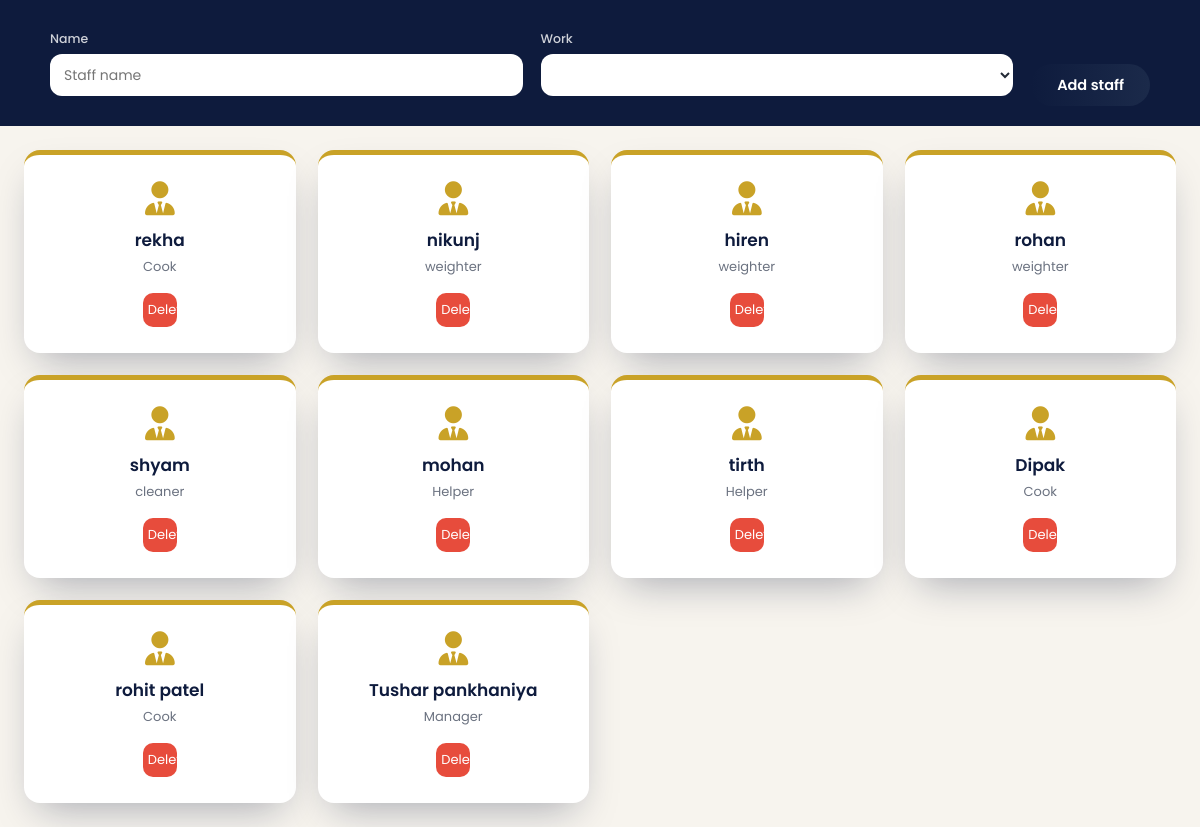
/admin/staff.php (signed in), run on the app's committed database.
### tables this page shows
CREATE TABLE `staff` (
  `id` int(30) NOT NULL,
  `name` varchar(30) NOT NULL,
  `work` varchar(30) NOT NULL
);

### config.php (called while the page is built, shortened)
<?php
function db(): mysqli
{
    static $conn = null;
    if ($conn === null) {
        try {
            $conn = new mysqli(DB_HOST, DB_USER, DB_PASS, DB_NAME);
            $conn->set_charset('utf8mb4');
        } catch (mysqli_sql_exception $e) {
            http_response_code(500);
            exit('Database connection failed. Please check config.php settings.');
        }
    }
    return $conn;
}

### includes/helpers.php (called while the page is built, shortened)
<?php
require_once __DIR__ . '/../config.php';
function e($value): string
{
    return htmlspecialchars((string) $value, ENT_QUOTES, 'UTF-8');
}
function run_query(string $sql, string $types = '', array $params = []): mysqli_stmt
{
    $stmt = db()->prepare($sql);
    if (!$stmt->execute()) {
        throw new RuntimeException('Query execution failed. ' . $stmt->error);
    }
    return $stmt;
}
function fetch_all(string $sql, string $types = '', array $params = []): array
{
    $stmt = run_query($sql, $types, $params);
    $rows = $stmt->get_result()->fetch_all(MYSQLI_ASSOC);
    return $rows !== false ? $rows : [];
}

### admin/staff.php (the view, shortened to what this page needs)
<?php
require_once __DIR__ . '/../includes/helpers.php';
$staffList = fetch_all('SELECT * FROM staff ORDER BY id DESC');
?>
<!DOCTYPE html>
<html lang="en">
<head>
    <link rel="stylesheet" href="./css/style.css">
    <link rel="stylesheet" href="https://cdnjs.cloudflare.com/ajax/libs/font-awesome/6.2.0/css/all.min.css"
 />
</head>
<body class="admin-page">
    <div class="addroomsection">
        <form action="" method="POST">
            <div class="field">
                <label for="staffname">Name</label>
                <input type="text" name="staffname" id="staffname" class="form-control" placeholder="Staff name" required>
            </div>
            <div class="field">
                <label for="staffwork">Work</label>
                <select name="staffwork" id="staffwork" class="form-control">
                    <option value="" selected disabled></option>
                    <option value="Manager">Manager</option>
                </select>
            </div>
            <button type="submit" class="btn-submit" name="addstaff">Add staff</button>
        </form>
    </div>
    <div class="room-grid">
        <?php foreach ($staffList as $row): ?>
            <div class="room-card tone-staff">
                <i class="fa-solid fa-user-tie icon-big"></i>
                <h3><?php echo e($row['name']); ?></h3>
                <p><?php echo e($row['work']); ?></p>
                <form action="./staffdelete.php" method="POST">
                    <button class="btn-mini btn-mini-danger" onclick="return confirm('Remove this staff member?')">
                        <i class="fa-solid fa-trash"></i> Delete
                    </button>
                </form>
            </div>
        <?php endforeach; ?>
    </div>
</body>
</html>

### admin/css/style.css (style rules this page uses)
:root { --navy: #0e1b3d; --navy-2: #1b2a4a; --gold: #c9a227; --gold-light: #e6c25a; --cream: #f7f4ee; --ink: #232a36; --muted: #6b7280; --white: #ffffff; --border: #ebd1c9; --shadow: 0 18px 40px -14px rgba(14, 27, 61, 0.35); }
* { margin: 0; padding: 0; box-sizing: border-box; font-family: 'Poppins', sans-serif; }
body { background: var(--cream); color: var(--ink); }
body.admin-page { min-height: 100vh; }
.btn-mini { display: inline-flex; align-items: center; justify-content: center; gap: 6px; width: 34px; height: 34px; border-radius: 10px; border: none; cursor: pointer; text-decoration: none; font-size: 13px; transition: transform 0.15s ease, opacity 0.15s ease; }
.btn-mini-danger { background: #e74c3c; color: #fff; }
.addroomsection { background: var(--navy); padding: 20px 24px; position: sticky; top: 0; z-index: 600; }
.addroomsection form { display: flex; flex-wrap: wrap; align-items: flex-end; gap: 18px; max-width: 1100px; margin: 0 auto; }
.addroomsection .field { flex: 1 1 240px; }
.addroomsection .field label { display: block; color: rgba(255, 255, 255, 0.8); font-size: 12.5px; margin-bottom: 6px; font-weight: 500; }
.addroomsection .form-control { width: 100%; height: 42px; border: none; border-radius: 12px; padding: 0 14px; background: #fff; color: var(--ink); font-size: 14px; }
.addroomsection .btn-submit { height: 42px; padding: 0 26px; }
.room-grid { display: grid; grid-template-columns: repeat(auto-fill, minmax(230px, 1fr)); gap: 22px; padding: 24px; max-width: 1240px; margin: 0 auto; }
.room-card { background: var(--white); border-radius: 16px; padding: 26px 20px; text-align: center; box-shadow: var(--shadow); border-top: 5px solid transparent; transition: transform 0.2s ease; }
.icon-big { font-size: 34px; color: var(--navy); margin-bottom: 12px; }
.room-card h3 { font-size: 17px; color: var(--navy); font-weight: 600; margin-bottom: 4px; }
.room-card p { color: var(--muted); font-size: 13px; margin-bottom: 16px; }
.tone-staff { border-top-color: var(--gold); }
.tone-staff .icon-big { color: var(--gold); }
.field { margin: 10px 0; }
.field label { display: block; font-size: 12.5px; color: var(--ink); font-weight: 500; margin-bottom: 4px; }
.field input, .field select { width: 100%; border: 1px solid #e6e2d9; background: var(--cream); padding: 11px 14px; border-radius: 12px; font-size: 14px; color: var(--ink); }
.btn-submit { background: linear-gradient(90deg, var(--navy), var(--navy-2)); color: #fff; font-weight: 600; padding: 13px 46px; border-radius: 40px; border: none; font-size: 14.5px; cursor: pointer; transition: all 0.25s ease; }

### data on the page
staff: name "rekha", work "Cook"
staff: name "nikunj", work "weighter"
staff: name "hiren", work "weighter"
staff: name "rohan", work "weighter"
staff: name "shyam", work "cleaner"
staff: name "mohan", work "Helper"
staff: name "tirth", work "Helper"
staff: name "Dipak", work "Cook"
staff: name "rohit patel", work "Cook"
staff: name "Tushar pankhaniya", work "Manager"
